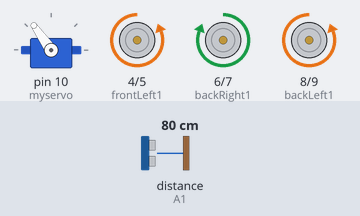
The sketch below on a simulated Arduino Uno, built with avr-gcc and run on an emulated ATmega328P. Shown: servo, motor-driver pin pairs drawn as motors (green arrow = first pin HIGH = forward, orange = second pin HIGH = backward, longer = more drive). Inputs (shaded band) come from the test bench; at power-on: distance to the obstacle (sensor on A1) 80 cm. The echo pulse lasts 58.3 µs per cm.

Above: at 3.9 s.
4.0 s: distance to the obstacle (sensor on A1) set to 18 cm
5.5 s: distance to the obstacle (sensor on A1) set to 14 cm
At 8.2 s:
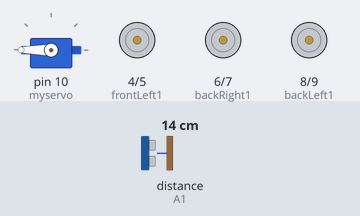
8.5 s: distance to the obstacle (sensor on A1) set to 35 cm
At 9.1 s:
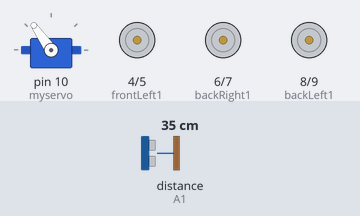
11.4 s: distance to the obstacle (sensor on A1) set to 2 cm
At 12.9 s:
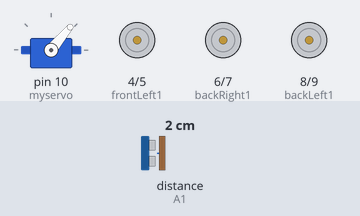
Timing chart, 0 to 15.4 s (numbered marks = the images above; inputs shaded):
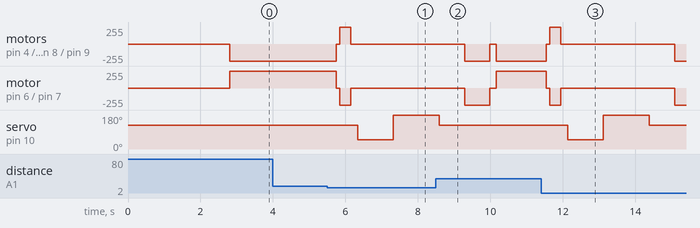

Measured:
- the behaviour switches between 16 and 15 cm on distance to the obstacle (sensor on A1) (found by bisection; images 0 and 1)
- after the input at 4.0 s, every drawn part: stays the same
- after the input at 5.5 s, motor on pin 4 (frontLeft1) / pin 5 (frontLeft2): backward 255/255 → stopped after 0.25 s, → forward 255/255 0.10 s later, → stopped 0.30 s later; motor on pin 6 (backRight1) / pin 7 (backRight2): forward 255/255 → stopped after 0.25 s, → backward 255/255 0.10 s later, → stopped 0.30 s later
- after the input at 8.5 s, servo on pin 10 (myservo): goes on until 8.6 s, then stays 125°

The sketch:

Obstacle_avoiding_car.ino
```cpp
#include <Servo.h>
#include <NewPing.h>

#define frontRight1 2
#define frontRight2 3
#define frontLeft1 4
#define frontLeft2 5
#define backRight1 6
#define backRight2 7
#define backLeft1 8
#define backLeft2 9
#define TRIG_PIN A0
#define ECHO_PIN A1

#define MAX_DISTANCE 200
int distance = 100;
NewPing sonar(TRIG_PIN, ECHO_PIN, MAX_DISTANCE);
Servo myservo;

void setup()
{
    pinMode(frontRight1, OUTPUT);
    pinMode(frontRight2, OUTPUT);
    pinMode(frontLeft1, OUTPUT);
    pinMode(frontLeft2, OUTPUT);
    pinMode(backRight1, OUTPUT);
    pinMode(backRight2, OUTPUT);
    pinMode(backLeft1, OUTPUT);
    pinMode(backLeft2, OUTPUT);
    stop();

    myservo.attach(10);
    myservo.write(125);
    delay(2000);
    distance = readPing();
    delay(100);
    distance = readPing();
    delay(100);
    distance = readPing();
    delay(100);
    distance = readPing();
    delay(100);
}

void loop()
{
    int distanceR = 0;
    int distanceL = 0;
    delay(100);

    if (distance <= 15)
    {
        stop();
        delay(100);
        backward();
        delay(300);
        stop();
        delay(200);
        distanceR = lookRight();
        delay(200);
        distanceL = lookLeft();
        delay(200);

        if (distanceR >= distanceL)
        {
            turnRight();
            stop();
        }

        else
        {
            turnLeft();
            stop();
        }
    }
    else forward();

    distance = readPing();
}

int lookRight()
{
    myservo.write(50);
    delay(500);
    int distance = readPing();
    delay(200);
    return distance;
}

int lookLeft()
{
    myservo.write(180);
    delay(1000);
    int distance = readPing();
    delay(200);
    myservo.write(125);
    delay(500);
    return distance;
}

int readPing()
{
    delay(70);
    int cm = sonar.ping_cm();
    if (cm == 0)
      cm = 250;

    return cm;
}

void stop()
{
    digitalWrite(frontRight1, LOW);     digitalWrite(frontRight2, LOW);
    digitalWrite(frontLeft1, LOW);      digitalWrite(frontLeft2, LOW);
    digitalWrite(backRight1, LOW);      digitalWrite(backRight2, LOW);
    digitalWrite(backLeft1, LOW);       digitalWrite(backLeft2, LOW);
}

void forward()
{
    digitalWrite(frontRight1, HIGH);    digitalWrite(frontRight2, LOW);
    digitalWrite(frontLeft1, LOW);      digitalWrite(frontLeft2, HIGH);
    digitalWrite(backRight1, HIGH);     digitalWrite(backRight2, LOW);
    digitalWrite(backLeft1, LOW);       digitalWrite(backLeft2, HIGH);
}

void backward()
{
    digitalWrite(frontRight1, LOW);     digitalWrite(frontRight2, HIGH);
    digitalWrite(frontLeft1, HIGH);     digitalWrite(frontLeft2, LOW);
    digitalWrite(backRight1, LOW);      digitalWrite(backRight2, HIGH);
    digitalWrite(backLeft1, HIGH);      digitalWrite(backLeft2, LOW);
}

void turnRight()
{
    digitalWrite(frontRight1, LOW);     digitalWrite(frontRight2, HIGH);
    digitalWrite(frontLeft1, LOW);      digitalWrite(frontLeft2, HIGH);
    digitalWrite(backRight1, LOW);      digitalWrite(backRight2, HIGH);
    digitalWrite(backLeft1, LOW);       digitalWrite(backLeft2, HIGH);

    delay(700);
    forward();
}

void turnLeft()
{
    digitalWrite(frontRight1, HIGH);    digitalWrite(frontRight2, LOW);
    digitalWrite(frontLeft1, HIGH);     digitalWrite(frontLeft2, LOW);
    digitalWrite(backRight1, HIGH);     digitalWrite(backRight2, LOW);
    digitalWrite(backLeft1, HIGH);      digitalWrite(backLeft2, LOW);

    delay(700);
    forward();
}
```
